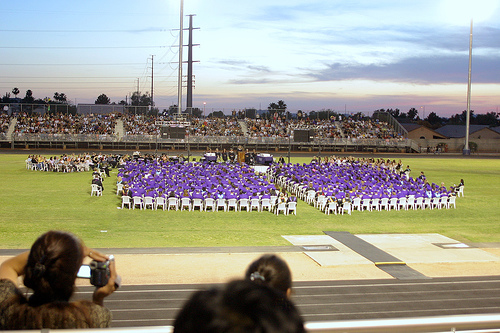
#> input picture serverPythonClient/SRNTT/data/test/CUFED5/001_0.png, 500 x 333 px
$ python cropAtCenter.py ../serverPythonClient/SRNTT/data/test/CUFED5/001_0.png ../serverPythonClient/SRNTT/data/test/CUFED5/001_1.png 5
#> lines starting #> are read from the running program, lines starting #| are printed output that depends on the picture
""" Ike Kilinc (aykilinc)
"""
import sys
import typing

from PIL import Image

def cropImageCenter(targetPath: str, outputPath: str, cropFactor: int) -> Image.Image:
    """ Crops length and width of PNG at targetPath by cropFactor.

    Parameters
    ----------
        param: targetPath   str path to image to be cropped.

        param: outputPath   str path to save cropped image to.

        param: cropFactor   int factor by which length and width should be cropped.

    Returns
    ----------
    PIL Image object of the cropped result being saved to the outputPath.
    """
#> called with cropFactor = 5

    im = Image.open(targetPath)
#> im is the input picture: PIL image 500x333 RGB; mean R, G, B 155, 153.2, 139.1
    width, height = im.size
#> width = 500; height = 333

    # cropFactor = cropFactor**0.5 # Uncomment to have crop

    left = width/2 * (1 - 1/cropFactor)
#> left = 200
    top = height/2 * (1 - 1/cropFactor)
#> top = 133.2
    right = width/2 * (1 + 1/cropFactor)
#> right = 300
    bottom = height/2 * (1 + 1/cropFactor)
#> bottom = 199.8

    im = im.crop((left, top, right, bottom))
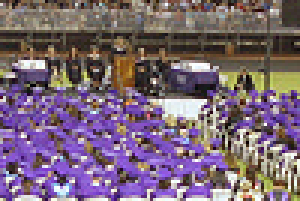
#> im: PIL image 100x67 RGB (shown 3 times larger); mean R, G, B 121.7, 101.8, 117.4
    im.save(outputPath, "PNG")

    return im


if __name__=='__main__':
    if len(sys.argv) != 4:
        print("Error: Incorrect number of command line arguments passed.")
        raise Exception
    elif not sys.argv[2].endswith(".png"):
        print("Erorr: Indicated output filepath is not PNG.")

    croppedImage = cropImageCenter(sys.argv[1], sys.argv[2], int(sys.argv[3]))
    croppedImage.show()

$ run again, on serverPythonClient/SRNTT/data/test/CUFED5/001_2.png
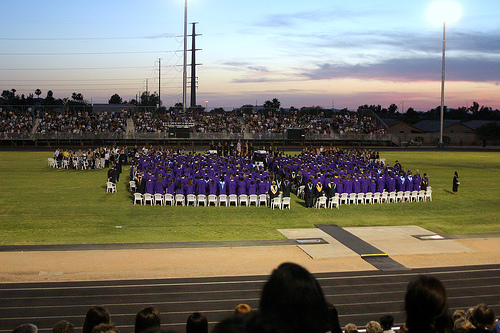
#> input picture serverPythonClient/SRNTT/data/test/CUFED5/001_2.png, 500 x 333 px
#> in cropImageCenter, im is the input picture: PIL image 500x333 RGB; mean R, G, B 118.3, 115.4, 103.3
#> in cropImageCenter, `im = im.crop((left, top, right, bottom))`:
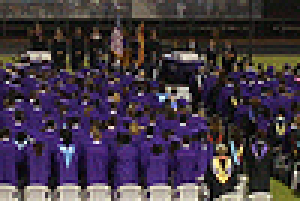
#> im: PIL image 100x67 RGB (shown 3 times larger); mean R, G, B 64.9, 54.1, 66.1

$ run again, on serverPythonClient/SRNTT/data/test/CUFED5/001_3.png
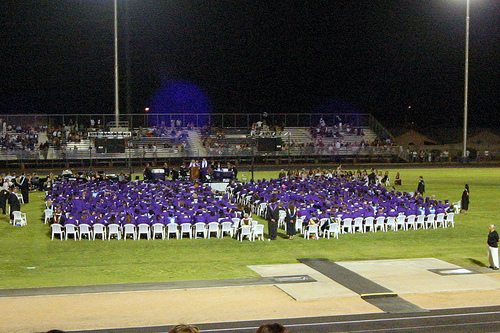
#> input picture serverPythonClient/SRNTT/data/test/CUFED5/001_3.png, 500 x 333 px
#> in cropImageCenter, im is the input picture: PIL image 500x333 RGB; mean R, G, B 87.9, 85.3, 68.8
#> in cropImageCenter, `im = im.crop((left, top, right, bottom))`:
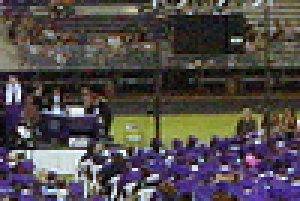
#> im: PIL image 100x67 RGB (shown 3 times larger); mean R, G, B 80, 73.9, 73.5

$ run again, on serverPythonClient/SRNTT/data/test/CUFED5/001_4.png
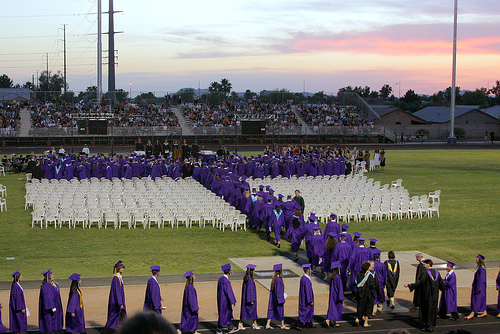
#> input picture serverPythonClient/SRNTT/data/test/CUFED5/001_4.png, 500 x 334 px
#> in cropImageCenter, im is the input picture: PIL image 500x334 RGB; mean R, G, B 122.3, 117.7, 113.9
#> in cropImageCenter, `im = im.crop((left, top, right, bottom))`:
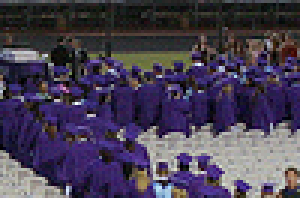
#> im: PIL image 100x66 RGB (shown 3 times larger); mean R, G, B 71, 62.8, 82.5
